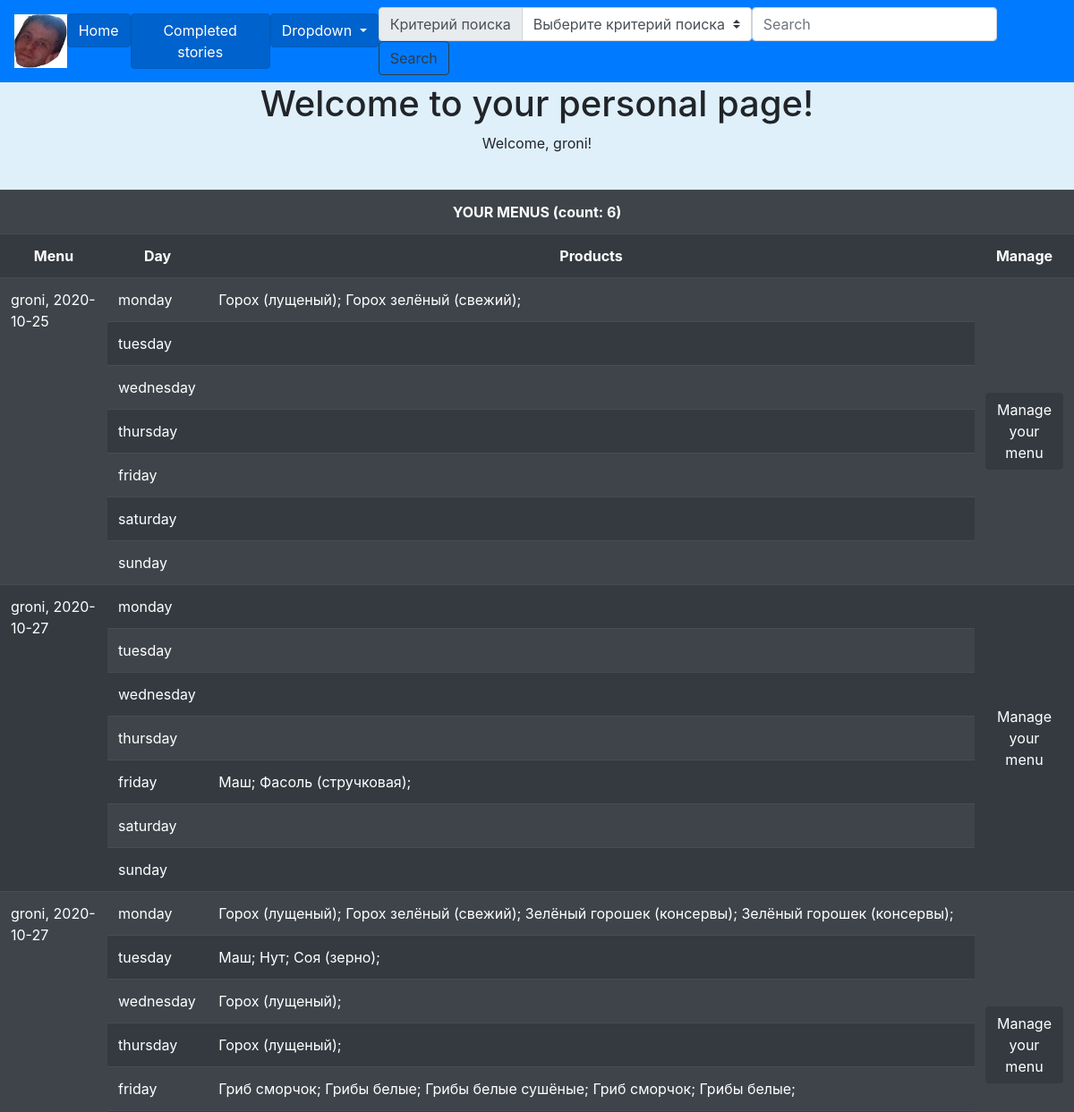
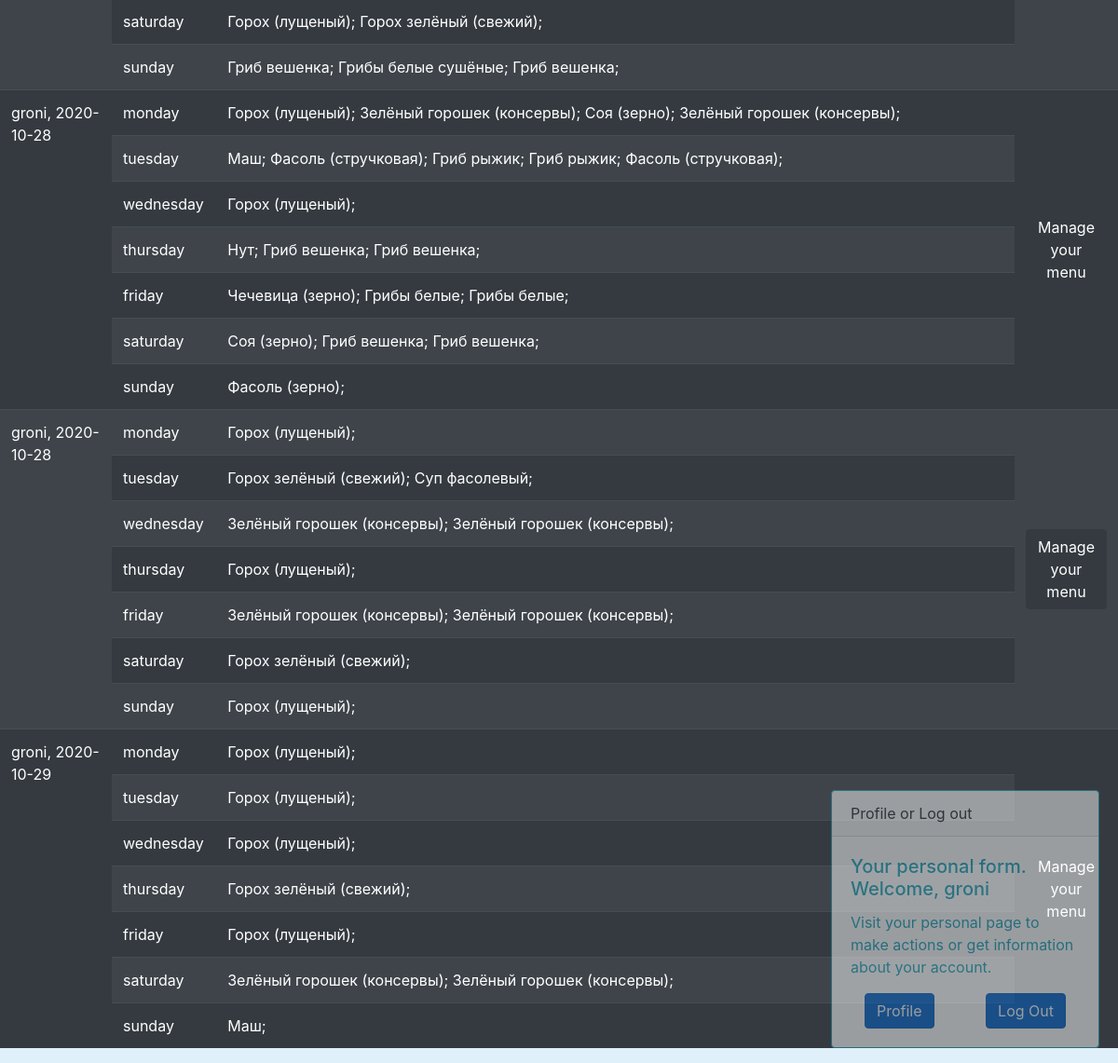
The app's page /accounts/profile/groni/ (signed in) with its own data (2 pictures, top to bottom).
### users/models.py (models this page shows)
class CustomUser(AbstractUser):
    pass
    def __str__(self):
        return self.username

### food_calculator/models.py (models this page shows)
class ProductMenu(models.Model):
    id = models.AutoField(primary_key=True)
    timestamp=models.DateField(auto_now_add=True)
    monday=models.DateField("Понедельник", blank=True, null=True)
    tuesday=models.DateField("Вторник", blank=True, null=True)
    wednesday=models.DateField("Среда", blank=True, null=True)
    thursday=models.DateField("Четверг", blank=True, null=True)
    friday=models.DateField("Пятница", blank=True, null=True)
    saturday=models.DateField("Суббота", blank=True, null=True)
    sunday=models.DateField("Воскресенье", blank=True, null=True)
    list_of_selected_products_monday=models.ManyToManyField('FoodProduct',verbose_name="Лист продуктов на понедельник", related_name='monday', blank=True, default=None)
    list_of_selected_products_tuesday=models.ManyToManyField('FoodProduct',verbose_name="Лист продуктов на вторник", related_name='tuesday', blank=True, default=None)
    list_of_selected_products_wednesday=models.ManyToManyField('FoodProduct',verbose_name="Лист продуктов на среду", related_name='wednesday', blank=True, default=None)
    list_of_selected_products_thursday=models.ManyToManyField('FoodProduct',verbose_name="Лист продуктов на четверг", related_name='thursday', blank=True, default=None)
    list_of_selected_products_friday=models.ManyToManyField('FoodProduct',verbose_name="Лист продуктов на пятницу", related_name='friday', blank=True, default=None)
    list_of_selected_products_saturday=models.ManyToManyField('FoodProduct',verbose_name="Лист продуктов на субботу", related_name='saturday', blank=True, default=None)
    list_of_selected_products_sunday=models.ManyToManyField('FoodProduct',verbose_name="Лист продуктов на воскресенье", related_name='sunday', blank=True, default=None)
    user=models.ForeignKey('users.CustomUser', on_delete=models.PROTECT, default=None)
    def __str__(self):
        self.name=str(self.user)+', '+str(self.timestamp)
        return self.name
    product_menu=models.Manager()
    class Meta():
        verbose_name="Меню продуктов на неделю"
        verbose_name_plural="Меню продуктов на неделю"
        ordering=["timestamp"]
        constraints = [
            models.CheckConstraint(check=models.Q(monday__iso_week_day=1, monday__isnull=False) | models.Q(monday__isnull=True), name='check_monday'),
            models.CheckConstraint(check=models.Q(tuesday__iso_week_day=2, monday__isnull=False) | models.Q(tuesday__isnull=True), name='check_tuesday'),
            models.CheckConstraint(check=models.Q(wednesday__iso_week_day=3, wednesday__isnull=False) | models.Q(wednesday__isnull=True), name='check_wednesday'),
            models.CheckConstraint(check=models.Q(thursday__iso_week_day=4, thursday__isnull=False) | models.Q(thursday__isnull=True), name='check_thursday'),
            models.CheckConstraint(check=models.Q(friday__iso_week_day=5, friday__isnull=False) | models.Q(friday__isnull=True), name='check_friday'),
            models.CheckConstraint(check=models.Q(saturday__iso_week_day=6, saturday__isnull=False) | models.Q(saturday__isnull=True), name='check_saturday'),
            models.CheckConstraint(check=models.Q(sunday__iso_week_day=7, sunday__isnull=False) | models.Q(sunday__isnull=True), name='check_sunday')
            ]

class FoodProduct(models.Model):
    id = models.AutoField(primary_key=True)
    prod_name=models.CharField(max_length=300, blank=True)
    prod_type=models.CharField(max_length=300, blank=True)
    prod_calories=models.DecimalField(max_digits=6, decimal_places=2, blank=True)
    prod_proteins=models.DecimalField(max_digits=6, decimal_places=2, blank=True)
    prod_fats=models.DecimalField(max_digits=6, decimal_places=2, blank=True)
    prod_carbohydrates=models.DecimalField(max_digits=6, decimal_places=2, blank=True)
    def __str__(self):
        return self.prod_name
    food = models.Manager()
    class Meta:
        verbose_name="Продукт"
        verbose_name_plural="Продукты"
        ordering=['prod_type','prod_name']

### users/views.py (the view)
# urls.py: path('profile/<str:username>/', profile_view, name='profile'),
def profile_view(request, username):
    user=request.user
    user_product_menus=ProductMenu.product_menu.filter(user__username__iexact=user)
    user_results = prepared_results(user_product_menus)
    context={
        'username' : username,
        'user_results': user_results,
    }
    return render(request, 'users/profile_page.html', context)

### users/templates/users/profile_page.html (shortened to what this page needs)
{% extends 'mainpages/layout.html' %}
{% block heading %} Welcome to your personal page! {% endblock%}
{% block content%}
<p style="text-align: center;">Welcome, {{username}}!</p><br>
<table  class="table table-striped table-dark mr-5">
    <tr>
        <th colspan="4" style="text-align: center;">
            YOUR MENUS (count: {{user_results|length}})
        </th>
    </tr>
    <tr>
        <th style="text-align: center;">
            Menu
        </th>
        <th style="text-align: center;">
            Day
        </th>
        <th style="text-align: center;">
            Products
        </th>
        <th style="text-align: center; width: 50px;">
            Manage
        </th>
    </tr>
    {% for menu in user_results %}
    <tr>
        <td rowspan="7" style="width: 10%;">
            {{menu.0}}
        </td>
        <td>{{menu.1.0}}</td>
        <td>
            {% for prod in menu.1.1 %}
                {{prod}};
            {% endfor %}
        </td>
        <td rowspan="7" style='text-align: center; vertical-align: middle;'>
            <a class="btn btn-dark" href="menu_number:_{{forloop.counter}}">Manage <br>
            your menu</a>
        </td>
    </tr>
    <tr>
        <td>{{menu.2.0}}</td>
        <td>
            {% for prod in menu.2.1 %}
                {{prod}};
            {% endfor %}
        </td>
    </tr>
    <tr>
        <td>{{menu.3.0}}</td>
        <td>
            {% for prod in menu.3.1 %}
                {{prod}};
            {% endfor %}
        </td>
    </tr>
    <tr>
        <td>{{menu.4.0}}</td>
        <td>
            {% for prod in menu.4.1 %}
                {{prod}};
            {% endfor %}
        </td>
    </tr>
    <tr>
        <td>{{menu.5.0}}</td>
        <td>
            {% for prod in menu.5.1 %}
                {{prod}};
            {% endfor %}
        </td>
    </tr>
    <tr>
        <td>{{menu.6.0}}</td>
        <td>
            {% for prod in menu.6.1 %}
                {{prod}};
            {% endfor %}
        </td>
    </tr>
    <tr>
        <td>{{menu.7.0}}</td>
        <td>
            {% for prod in menu.7.1 %}
                {{prod}};
            {% endfor %}
        </td>
    </tr>
    {% endfor %}
</table>
{% endblock %}

### mainpages/templates/mainpages/layout.html (shortened to what this page needs)
{% load static %}
<!DOCTYPE html>
<html lang="en">
<head>
  <link rel="stylesheet" href="https://stackpath.bootstrapcdn.com/bootstrap/4.5.2/css/bootstrap.min.css"
>
</head>
<body style="background-color: rgba(7, 139, 216, 0.123);">
  <nav class="navbar navbar-expand-lg navbar-light bg-primary">
    <img src="{% static 'mainpages/imgs/A-1.jpg' %}" style="width:60px;height:60px;" alt="Roflan-Zdarova">
    <div class="collapse navbar-collapse" id="navbarSupportedContent">
      <ul class="navbar-nav mr-auto">
        <li class="nav-item">
          <a href="{% url 'home_page' %}" class="btn btn-primary active" role="button" aria-pressed="true">Home</a>
        </li>
        <li class="nav-item">
          <a class="btn btn-primary active" href="{% url 'completed_stories' %}" role="button"
            aria-pressed="true">Completed stories</a>
        </li>
        <li class="nav-item dropdown">
          <a class="btn btn-primary active dropdown-toggle" href="#" id="navbarDropdown" role="button"
            data-toggle="dropdown" aria-haspopup="true" aria-expanded="false">
            Dropdown
          </a>
        </li>
      </ul>
      <form class="form-inline my-2 my-lg-0" action="{% url 'search_result' %}">
        <div class="input-group">
          <div class="input-group-prepend">
            <label class="input-group-text" for="inputGroupSelect01">Критерий поиска</label>
          </div>
          <select class="custom-select" id="inputGroupSelect01" name='criterion'>
            <option value='None' selected disabled hidden>Выберите критерий поиска</option>
          </select>
        </div>
        <input class="form-control mr-sm-2" type="search" placeholder="Search" aria-label="Search" name='search'>
        <button class="btn btn-outline-dark my-2 my-sm-0" type="submit">Search</button>
      </form>
    </div>
  </nav>
  <h1 class='text-center'>{% block heading %}{% endblock%}</h1>
  {% block content%}{% endblock %}
  {% if not user.is_authenticated %}
  <div id="Log_in_card">
    <div class="card border-info mb-3" style="max-width: 18rem;">
      <div class="card-header">Log in or Sign Up</div>
      <div class="card-body text-info">
        <h5 class="card-title">Welcome!</h5>
        <p class="card-text">Log in or Sign Up first! You may access additional content</p>
        <div class="col-12 col-md-12 btn-row">
          <a href="{%url 'log_in'%}" class="btn btn-primary active" role="button" aria-pressed="true">Log In</a>
          <a href="{%url 'signup'%}" class="btn btn-primary float-right active" role="button" aria-pressed="true">Sign
            Up</a>
        </div>
      </div>
    </div>
  </div>
  {% else %}
  <div id="User_card">
    <div class="card border-info mb-3" style="max-width: 18rem;">
      <div class="card-header">Profile or Log out</div>
      <div class="card-body text-info">
        <h5 class="card-title">Your personal form. Welcome, {{user.get_username}}</h5>
        <p class="card-text">Visit your personal page to make actions or get information about your account.</p>
        <div class="col-12 col-md-12 btn-row">
          <form action="{%url 'log_out'%}" method="POST">
            <a href="{%url 'profile' username=user.get_username%}" class="btn btn-primary active" role="button" aria-pressed="true">Profile</a>
            <button class="btn btn-primary float-right active" type="Submit">Log Out</button>
          </form>
        </div>
      </div>
    </div>
  </div>
  {% endif %}
</body>
</html>

### mainpages/templates/mainpages/layout.html (style rules this page uses)
#Log_in_card, #User_card { opacity: 0.5; filter: alpha(opacity=50); position: fixed; bottom: 0px; right: 20px; }

### records on screen
CustomUser: username "groni", get_username "groni"
ProductMenu: user+timestamp "groni, 2020-10-25", menu "monday", menu "tuesday", menu "wednesday", menu "thursday", menu "friday", menu "saturday", menu "sunday"
FoodProduct: prod_name "Горох (лущеный)"
FoodProduct: prod_name "Горох зелёный (свежий)"
ProductMenu: user+timestamp "groni, 2020-10-27", menu "monday", menu "tuesday", menu "wednesday", menu "thursday", menu "friday", menu "saturday", menu "sunday"
FoodProduct: prod_name "Маш"
FoodProduct: prod_name "Фасоль (стручковая)"
ProductMenu: user+timestamp "groni, 2020-10-27", menu "monday", menu "tuesday", menu "wednesday", menu "thursday", menu "friday", menu "saturday", menu "sunday"
FoodProduct: prod_name "Зелёный горошек (консервы)"
FoodProduct: prod_name "Зелёный горошек (консервы)"
FoodProduct: prod_name "Нут"
FoodProduct: prod_name "Соя (зерно)"
FoodProduct: prod_name "Гриб сморчок"
FoodProduct: prod_name "Грибы белые"
FoodProduct: prod_name "Грибы белые сушёные"
FoodProduct: prod_name "Гриб сморчок"
FoodProduct: prod_name "Грибы белые"
FoodProduct: prod_name "Гриб вешенка"
FoodProduct: prod_name "Гриб вешенка"
ProductMenu: user+timestamp "groni, 2020-10-28", menu "monday", menu "tuesday", menu "wednesday", menu "thursday", menu "friday", menu "saturday", menu "sunday"
FoodProduct: prod_name "Гриб рыжик"
FoodProduct: prod_name "Гриб рыжик"
FoodProduct: prod_name "Фасоль (стручковая)"
FoodProduct: prod_name "Чечевица (зерно)"
FoodProduct: prod_name "Фасоль (зерно)"
ProductMenu: user+timestamp "groni, 2020-10-28", menu "monday", menu "tuesday", menu "wednesday", menu "thursday", menu "friday", menu "saturday", menu "sunday"
FoodProduct: prod_name "Суп фасолевый"
ProductMenu: user+timestamp "groni, 2020-10-29", menu "monday", menu "tuesday", menu "wednesday", menu "thursday", menu "friday", menu "saturday", menu "sunday"

### other values on screen
{{ user_results|length }} "6"
